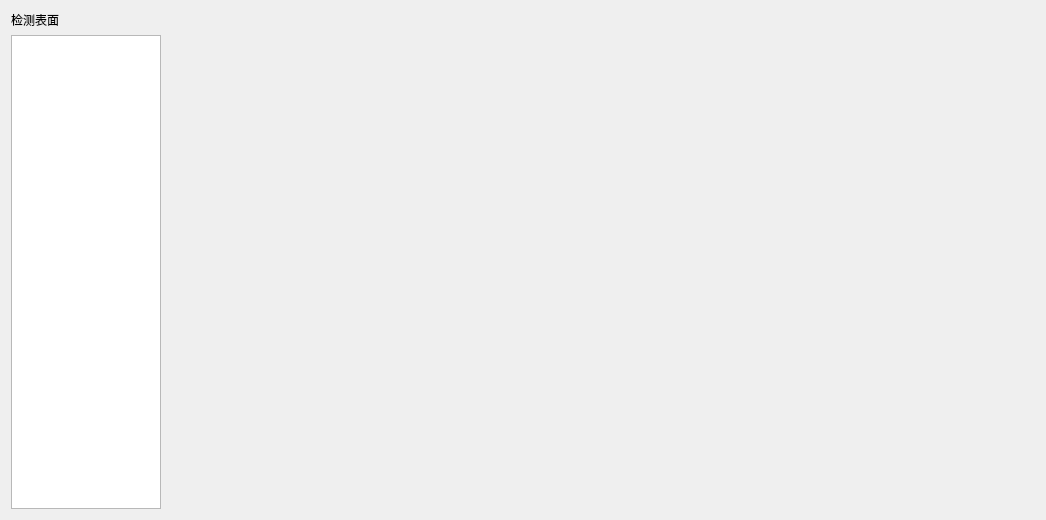
<?xml version="1.0" encoding="UTF-8"?>
<ui version="4.0">
 <class>RuleSettingWgt</class>
 <widget class="QWidget" name="RuleSettingWgt">
  <property name="geometry">
   <rect>
    <x>0</x>
    <y>0</y>
    <width>1046</width>
    <height>520</height>
   </rect>
  </property>
  <property name="windowTitle">
   <string>RuleSettingWgt</string>
  </property>
  <layout class="QHBoxLayout" name="horizontalLayout" stretch="0,1">
   <item>
    <layout class="QVBoxLayout" name="verticalLayout">
     <item>
      <widget class="QLabel" name="label">
       <property name="text">
        <string>检测表面</string>
       </property>
      </widget>
     </item>
     <item>
      <widget class="QListWidget" name="listWidget">
       <property name="maximumSize">
        <size>
         <width>150</width>
         <height>16777215</height>
        </size>
       </property>
       <property name="editTriggers">
        <set>QAbstractItemView::NoEditTriggers</set>
       </property>
       <property name="selectionBehavior">
        <enum>QAbstractItemView::SelectRows</enum>
       </property>
      </widget>
     </item>
    </layout>
   </item>
   <item>
    <widget class="ProductLevelSettingWidget" name="rule_widget" native="true"/>
   </item>
  </layout>
 </widget>
 <layoutdefault spacing="6" margin="11"/>
 <customwidgets>
  <customwidget>
   <class>ProductLevelSettingWidget</class>
   <extends>QWidget</extends>
   <header>productlevelsettingwidget.h</header>
   <container>1</container>
  </customwidget>
 </customwidgets>
 <resources/>
 <connections/>
</ui>
